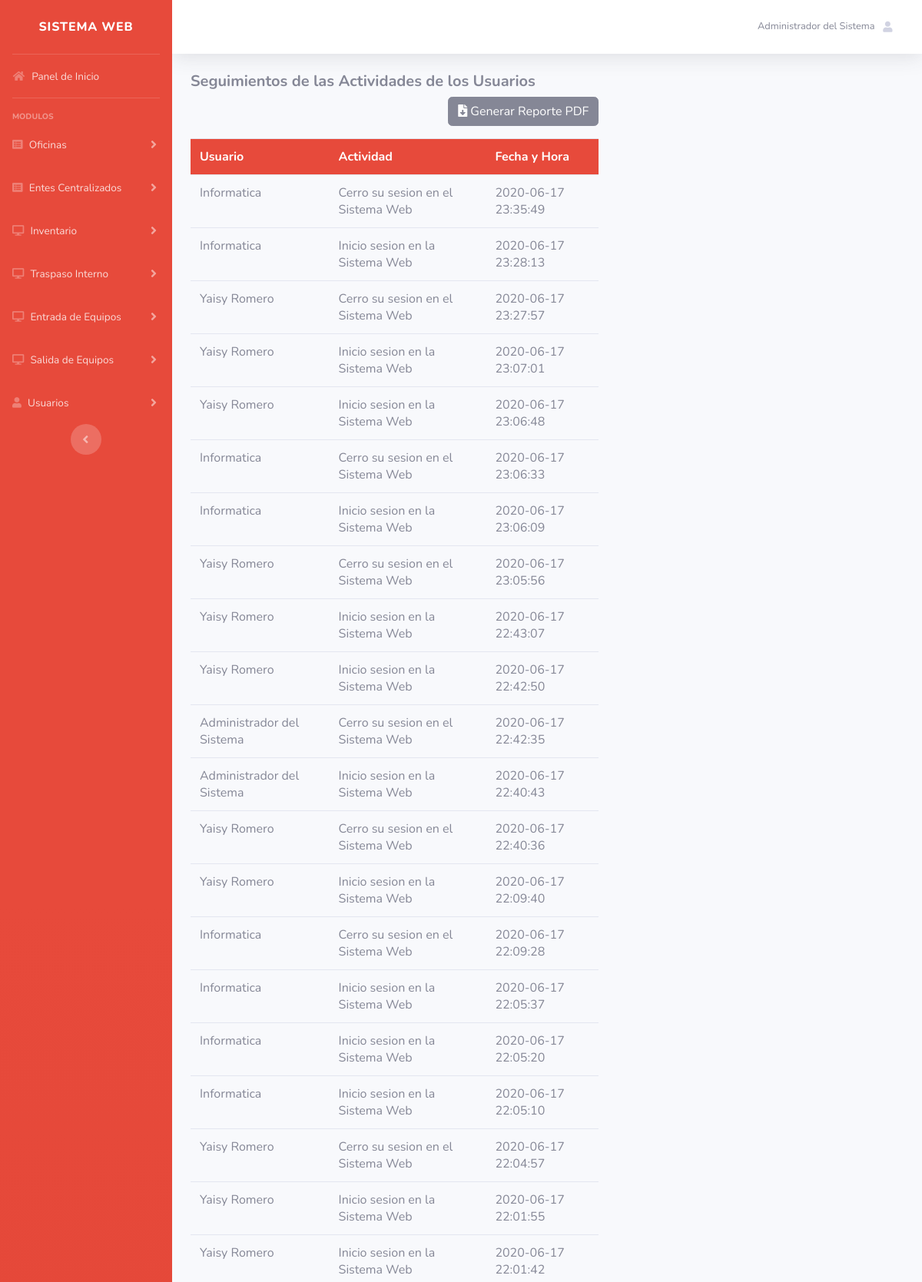
Screenshot of /views/admin/bitacora.php (signed in, upper part) with the database file from the repository.
### tables this page shows
CREATE TABLE IF NOT EXISTS `registro` (
  `id_registro` int(11) NOT NULL AUTO_INCREMENT,
  `nacionalidad` varchar(1) NOT NULL,
  `cedula` int(11) NOT NULL,
  `nombre` varchar(255) NOT NULL,
  `email` varchar(100) NOT NULL,
  `sexo` varchar(20) NOT NULL,
  `telefono` text NOT NULL,
  `direccion` text NOT NULL,
  `fecha_nacimiento` date NOT NULL,
  `fecha` date NOT NULL,
  PRIMARY KEY (`id_registro`),
  UNIQUE KEY `cedula` (`cedula`,`email`)
);

CREATE TABLE IF NOT EXISTS `bitacora` (
  `id_bitacora` int(11) NOT NULL AUTO_INCREMENT,
  `id_registro` int(11) NOT NULL,
  `actividad` text NOT NULL,
  `fecha_hora` timestamp NOT NULL DEFAULT CURRENT_TIMESTAMP ON UPDATE CURRENT_TIMESTAMP,
  PRIMARY KEY (`id_bitacora`)
);

### bd/conexion.php (called while the page is built)
<?php
class conexion {
 public static function con()
	{
		$server = "localhost";
        $user = "root";
        $pass = "";
        $bd = "informatica_alcaldia";
        $con = mysqli_connect($server, $user, $pass,$bd)
        or die("Ha sucedido un error inexperado en la conexion de la base de datos");
        return $con;
	}
}
?>

### models/id/id_usuario.php (called while the page is built, shortened)
<?php
   include("../../bd/conexion.php");
   $email = $_SESSION["email"];
   $sql = ("SELECT * FROM registro WHERE email = '$email'");
   $res=mysqli_query(conexion::con(), $sql);
    foreach ($res as $key) {
        $nombre_user = $key['nombre'];
    }
?>

### models/consulta/bitacora.php (called while the page is built)
<?php
	$bitacora = ("SELECT * FROM bitacora INNER JOIN registro
	               ON bitacora.id_registro = registro.id_registro ORDER BY id_bitacora DESC");
	$result_bitacora=mysqli_query(conexion::con(), $bitacora);
?>

### views/admin/bitacora.php (the view, shortened to what this page needs)
<?php include("nabvar.php"); ?>
<div class="container">
  <div class="row">
    <div class="col-md-7">
                <div class="panel-heading">
                  <h5><b>Seguimientos de las Actividades de los Usuarios</b></h5>
                  <p align="right"><a href="../DOMPDF/bitacora.php" class="btn btn-secondary" target="nuevo"><i class="fas fa-file-download"></i> Generar Reporte PDF</a></p>
                </div>
                 <center>
                    <table class="table table-responsive">
                    <tr bgcolor="#e74a3b">
                      <th><font color='#FFFFFF'>Usuario</font></th>
                      <th><font color='#FFFFFF'>Actividad</font></th>
                      <th><font color='#FFFFFF'>Fecha y Hora</font></th>
                    </tr>
                     <?php
                      require_once ("../../bd/conexion.php");
                      require_once("../../models/consulta/bitacora.php");
                      foreach ($result_bitacora as $bit) {?>
                    <tr>
                      <td><?php echo $bit['nombre']; ?></td>
                      <td><?php echo $bit['actividad']; ?></td>
                      <td><?php echo $bit['fecha_hora']; ?></td>
                    </tr>
                    <?php } ?>
                  </table>
                 </center>
    </div>
  </div>
</div>
<?php include("../publico/footer.php"); ?>

### views/admin/nabvar.php (shortened to what this page needs)
<?php include("../../models/id/id_usuario.php"); ?>
<!DOCTYPE html>
<html lang="en">
<head>
  <link href="../../plantilla/vendor/fontawesome-free/css/all.min.css" rel="stylesheet" type="text/css">
  <link href="../../plantilla/css/sb-admin-2.min.css" rel="stylesheet">
</head>
<body id="page-top">
  <div id="wrapper">
    <ul class="navbar-nav bg-gradient-danger sidebar sidebar-dark accordion" id="accordionSidebar">
      <a class="sidebar-brand d-flex align-items-center justify-content-center" href="index.html">
        <div class="sidebar-brand-text mx-3" title="Sistema WEB - Informatica - Alcaldia de Roscio">Sistema WEB</div>
      </a>
      <hr class="sidebar-divider my-0">
      <li class="nav-item">
        <a class="nav-link" href="admin.php">
          <i class="fas fa-fw fa-home"></i>
          <span>Panel de Inicio</span></a>
      </li>
      <hr class="sidebar-divider">
      <div class="sidebar-heading">
        Modulos
      </div>
      <li class="nav-item">
        <a class="nav-link collapsed" href="#" data-toggle="collapse" data-target="#collapseUtilitiesoficina" aria-expanded="true" aria-controls="collapseUtilitiesoficina">
          <i class="fas fa-list-alt"></i>
          <span>Oficinas</span>
        </a>
      </li>
      <li class="nav-item">
        <a class="nav-link collapsed" href="#" data-toggle="collapse" data-target="#collapseUtilitiesente" aria-expanded="true" aria-controls="collapseUtilitiesente">
          <i class="fas fa-list-alt"></i>
          <span>Entes Centralizados</span>
        </a>
      </li>
       <li class="nav-item">
        <a class="nav-link collapsed" href="#" data-toggle="collapse" data-target="#collapseUtilities1" aria-expanded="true" aria-controls="collapseUtilities1">
          <i class="fas fa-desktop"></i>
          <span>Inventario</span>
        </a>
      </li>
      <li class="nav-item">
        <a class="nav-link collapsed" href="#" data-toggle="collapse" data-target="#collapseTwo0" aria-expanded="true" aria-controls="collapseTwo0">
          <i class="fas fa-desktop"></i>
          <span>Traspaso Interno</span>
        </a>
      </li>
      <li class="nav-item">
        <a class="nav-link collapsed" href="#" data-toggle="collapse" data-target="#collapseTwo" aria-expanded="true" aria-controls="collapseTwo">
          <i class="fas fa-desktop"></i>
          <span>Entrada de Equipos</span>
        </a>
      </li>
      <li class="nav-item">
        <a class="nav-link collapsed" href="#" data-toggle="collapse" data-target="#collapseUtilities" aria-expanded="true" aria-controls="collapseUtilities">
          <i class="fas fa-desktop"></i>
          <span>Salida de Equipos</span>
        </a>
      </li>
      <li class="nav-item">
        <a class="nav-link collapsed" href="#" data-toggle="collapse" data-target="#collapseUtilities2" aria-expanded="true" aria-controls="collapseUtilities2">
          <i class="fas fa-user"></i>
          <span>Usuarios</span>
        </a>
      </li>
      <div class="text-center d-none d-md-inline">
        <button class="rounded-circle border-0" id="sidebarToggle"></button>
      </div>
    </ul>
    <div id="content-wrapper" class="d-flex flex-column">
      <div id="content">
        <nav class="navbar navbar-expand navbar-light bg-white topbar mb-4 static-top shadow">
          <ul class="navbar-nav ml-auto">
            <li class="nav-item dropdown no-arrow">
              <a class="nav-link dropdown-toggle" href="#" id="userDropdown" role="button" data-toggle="dropdown" aria-haspopup="true" aria-expanded="false">
                <span class="mr-2 d-none d-lg-inline text-gray-600 small"><?php echo $nombre_user; ?></span>
                <i class="fas fa-user fa-sm fa-fw mr-2 text-gray-400"></i>
              </a>
            </li>
          </ul>
        </nav>

### rows the page displays
registro: nombre "Administrador del Sistema"
bitacora: id_registro.nombre "Informatica", actividad "Cerro su sesion en el Sistema Web", fecha_hora "2020-06-17 23:35:49"
bitacora: id_registro.nombre "Informatica", actividad "Inicio sesion en la Sistema Web", fecha_hora "2020-06-17 23:28:13"
bitacora: id_registro.nombre "Yaisy Romero", actividad "Cerro su sesion en el Sistema Web", fecha_hora "2020-06-17 23:27:57"
bitacora: id_registro.nombre "Yaisy Romero", actividad "Inicio sesion en la Sistema Web", fecha_hora "2020-06-17 23:07:01"
bitacora: id_registro.nombre "Yaisy Romero", actividad "Inicio sesion en la Sistema Web", fecha_hora "2020-06-17 23:06:48"
bitacora: id_registro.nombre "Informatica", actividad "Cerro su sesion en el Sistema Web", fecha_hora "2020-06-17 23:06:33"
bitacora: id_registro.nombre "Informatica", actividad "Inicio sesion en la Sistema Web", fecha_hora "2020-06-17 23:06:09"
bitacora: id_registro.nombre "Yaisy Romero", actividad "Cerro su sesion en el Sistema Web", fecha_hora "2020-06-17 23:05:56"
bitacora: id_registro.nombre "Yaisy Romero", actividad "Inicio sesion en la Sistema Web", fecha_hora "2020-06-17 22:43:07"
bitacora: id_registro.nombre "Yaisy Romero", actividad "Inicio sesion en la Sistema Web", fecha_hora "2020-06-17 22:42:50"
bitacora: id_registro.nombre "Administrador del Sistema", actividad "Cerro su sesion en el Sistema Web", fecha_hora "2020-06-17 22:42:35"
bitacora: id_registro.nombre "Administrador del Sistema", actividad "Inicio sesion en la Sistema Web", fecha_hora "2020-06-17 22:40:43"
bitacora: id_registro.nombre "Yaisy Romero", actividad "Cerro su sesion en el Sistema Web", fecha_hora "2020-06-17 22:40:36"
bitacora: id_registro.nombre "Yaisy Romero", actividad "Inicio sesion en la Sistema Web", fecha_hora "2020-06-17 22:09:40"
bitacora: id_registro.nombre "Informatica", actividad "Cerro su sesion en el Sistema Web", fecha_hora "2020-06-17 22:09:28"
bitacora: id_registro.nombre "Informatica", actividad "Inicio sesion en la Sistema Web", fecha_hora "2020-06-17 22:05:37"
bitacora: id_registro.nombre "Informatica", actividad "Inicio sesion en la Sistema Web", fecha_hora "2020-06-17 22:05:20"
bitacora: id_registro.nombre "Informatica", actividad "Inicio sesion en la Sistema Web", fecha_hora "2020-06-17 22:05:10"
bitacora: id_registro.nombre "Yaisy Romero", actividad "Cerro su sesion en el Sistema Web", fecha_hora "2020-06-17 22:04:57"
bitacora: id_registro.nombre "Yaisy Romero", actividad "Inicio sesion en la Sistema Web", fecha_hora "2020-06-17 22:01:55"
bitacora: id_registro.nombre "Yaisy Romero", actividad "Inicio sesion en la Sistema Web", fecha_hora "2020-06-17 22:01:42"
